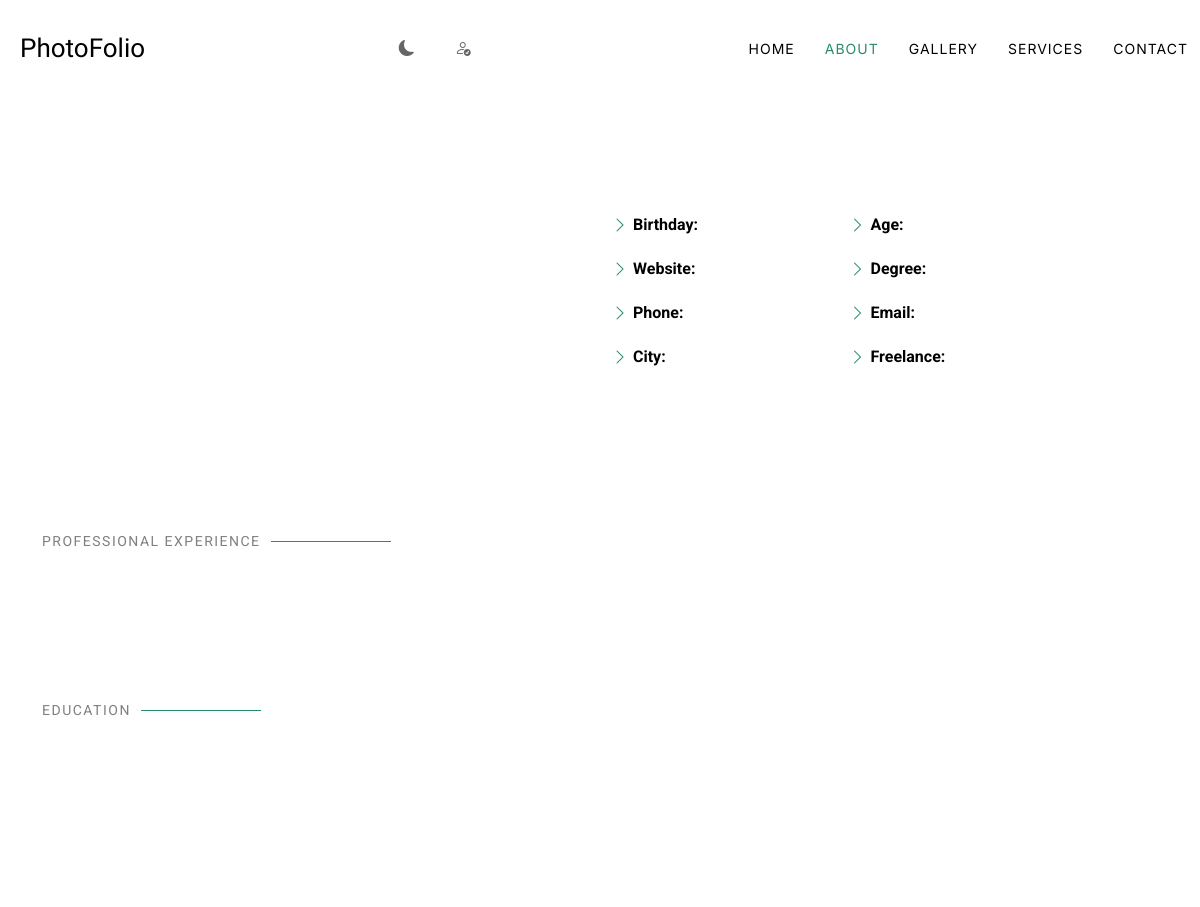
/about/, run on an earlier commit of the app's database.
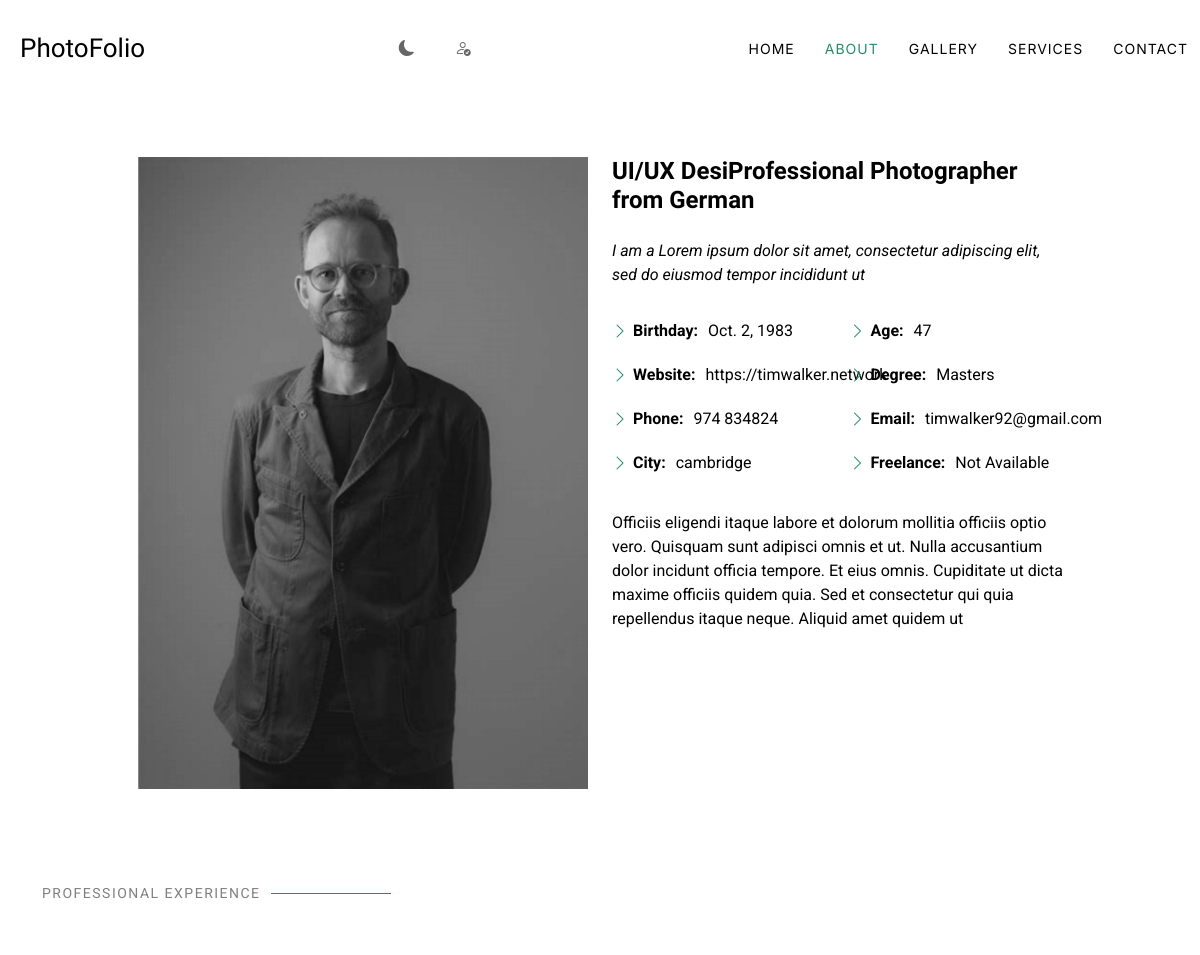
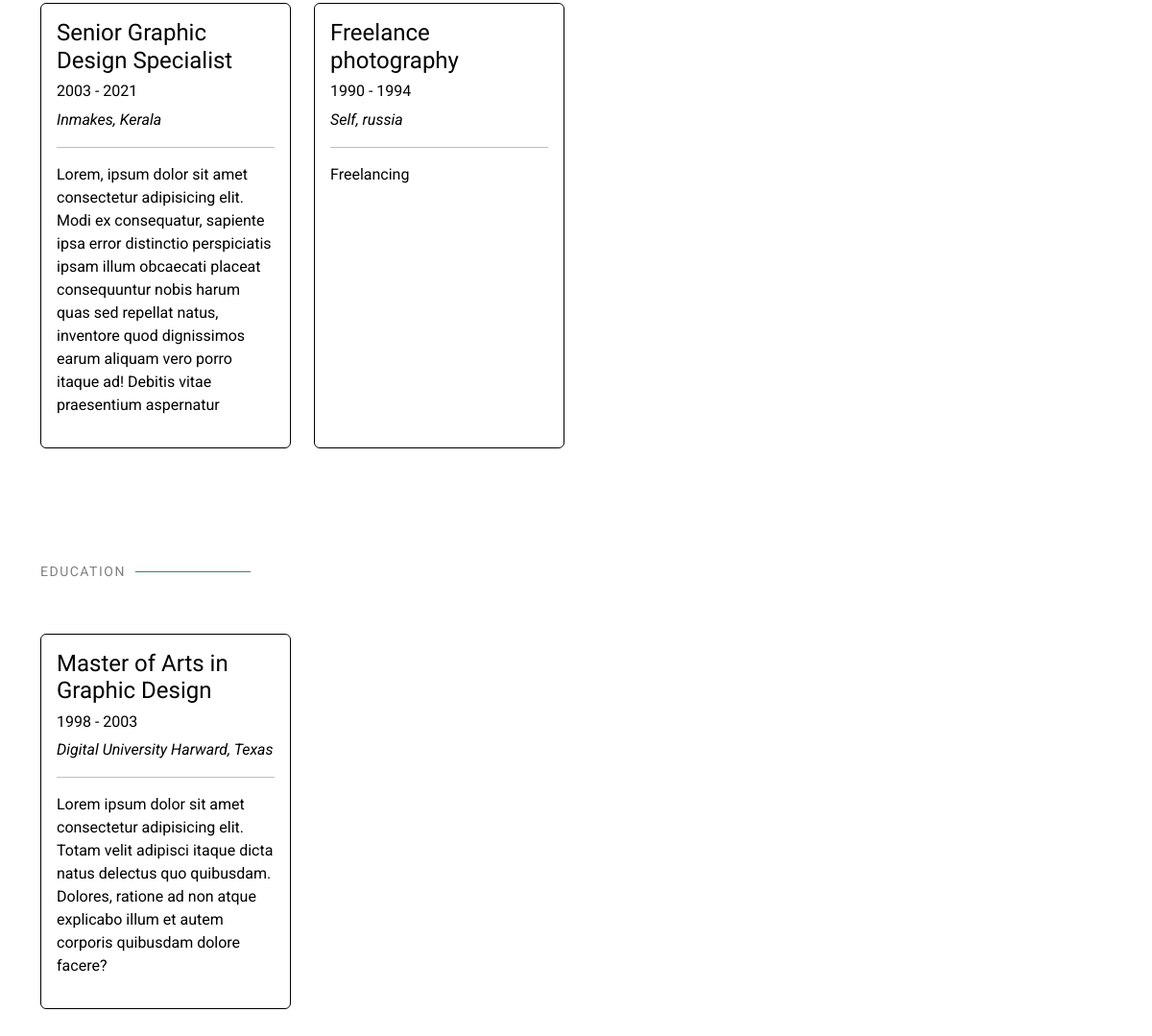
And on a later commit of the database (2 pictures, top to bottom).
### adminapp/models.py (models this page shows, shortened)
class UserDetails(models.Model):
        name = models.CharField(max_length=100)
        email = models.EmailField(max_length=100)
        phone = models.CharField(max_length=15)
        birthday = models.DateField()
        website = models.URLField()
        city = models.CharField(max_length=100)
        age = models.IntegerField()
        degree = models.CharField(max_length=100)
        freelance = models.CharField(max_length=20, choices=[('Available', 'Available'), ('Not Available', 'Not Available')])
        picture = models.ImageField(upload_to='profile_picture')
        heading1 = models.CharField(max_length=70)
        heading2 = models.CharField(max_length=150)
        description = models.CharField(max_length=500)

class ProfessionalExperience(models.Model):
    title = models.CharField(max_length=200)
    start_year = models.CharField(max_length=4)
    end_year = models.CharField(max_length=4)
    company = models.CharField(max_length=200)
    location = models.CharField(max_length=200)
    description = models.TextField()

class Education(models.Model):
    degree = models.CharField(max_length=200)
    start_year = models.CharField(max_length=4)
    end_year = models.CharField(max_length=4)
    institution = models.CharField(max_length=200)
    location = models.CharField(max_length=200)
    description = models.TextField()

### viewerapp/views.py (the view)
# urls.py: path('about/', views.about, name='about'),
def about(request):
    user_details = UserDetails.objects.first()
    experiences = ProfessionalExperience.objects.all()
    educations = Education.objects.all()
    return render(request, 'viewerapp/about.html', {'user_details': user_details,'experiences': experiences,'educations': educations})

### templates/viewerapp/about.html (shortened to what this page needs)
{% extends 'viewerapp/index.html' %}
{% load static %}
{% block content %}
    <section id="about" class="about section">
      <div class="container" data-aos="fade-up" data-aos-delay="100">
        <div class="row gy-4 justify-content-center">
          <div class="col-lg-5">
            {% if user_details.picture %}
            <img src="{{ user_details.picture.url }}" class="img-fluid" alt="">
            {% else %}
            <img src="{% static 'viewerapp/assets/img/about.jpg' %}" alt="">
            {% endif %}
          </div>
          <div class="col-lg-5 content">
            <h2 class="text-start">{{ user_details.heading1 }}</h2>
            <p class="fst-italic py-3 text-start">{{ user_details.heading2 }}</p>
            <div class="row">
                <div class="col-lg-6 text-start">
                    <ul>
                        <li><i class="bi bi-chevron-right"></i> <strong>Birthday:</strong> <span>{{ user_details.birthday }}</span></li>
                        <li><i class="bi bi-chevron-right"></i> <strong>Website:</strong> <span>{{ user_details.website }}</span></li>
                        <li><i class="bi bi-chevron-right"></i> <strong>Phone:</strong> <span>{{ user_details.phone }}</span></li>
                        <li><i class="bi bi-chevron-right"></i> <strong>City:</strong> <span>{{ user_details.city }}</span></li>
                    </ul>
                </div>
                <div class="col-lg-6 text-start">
                    <ul>
                        <li><i class="bi bi-chevron-right"></i> <strong>Age:</strong> <span>{{ user_details.age }}</span></li>
                        <li><i class="bi bi-chevron-right"></i> <strong>Degree:</strong> <span>{{ user_details.degree }}</span></li>
                        <li><i class="bi bi-chevron-right"></i> <strong>Email:</strong> <span>{{ user_details.email }}</span></li>
                        <li><i class="bi bi-chevron-right"></i> <strong>Freelance:</strong> <span>{{ user_details.freelance }}</span></li>
                    </ul>
                </div>
            </div>
            <p class="py-3 text-start">{{ user_details.description }}</p>
          </div>
        </div>
        <div class="row p-0">
          <div class="col-lg-5 p-0 m-0">
            <div class="container section-title  " style="margin-top: 100px; " >
              <h2>Professional Experience</h2>
            </div>
          </div>
        </div>
        <div class="row p-0">
              {% for experience in experiences  %}
              <div class="col-lg-3 col-md-6 mb-4">
              <div class="card h-100">
                <div class="card-body">
                    <h4 class="card-title">{{ experience.title }}</h4>
                    <h6>{{ experience.start_year }} - {{ experience.end_year }}</h6>
                    <p><em>{{ experience.company  }}, {{ experience.location }}</em></p>
                    <hr>
                    <p>{{ experience.description }}</p>
                </div>
            </div> </div>
        {% endfor %}
          </div>
        <div class="row p-0">
          <div class="col-lg-5 p-0 m-0">
            <div class="container section-title " style="margin-top: 100px; " >
              <h2>Education</h2>
            </div>
          </div>
        </div>
        <div class="row p-0">
            {% for education in educations %}
            <div class="col-lg-3 col-md-6 mb-4">
            <div class="card h-100">
              <div class="card-body">
                  <h4 class="card-title">{{ education.degree }}</h4>
                  <h6>{{ education.start_year }} - {{ education.end_year }}</h6>
                  <p><em>{{ education.institution }}, {{ education.location }}</em></p>
                  <hr>
                  <p>{{ education.description }}</p>
              </div>
          </div></div>
      {% endfor %}
        </div>
      </div>
      <div class="container ml-4 p-4 mt-4" data-aos="fade-up" data-aos-delay="100">
      </div>
    </section>
{% endblock %}

### templates/viewerapp/index.html (shortened to what this page needs)
{% load static %}
<!DOCTYPE html>
<html lang="en">
<head>
  <link href="{% static 'assets/vendor/bootstrap/css/bootstrap.min.css' %}" rel="stylesheet">
  <link href="{% static 'assets/vendor/bootstrap-icons/bootstrap-icons.css' %}" rel="stylesheet">
  <link href="{% static 'assets/vendor/aos/aos.css' %}" rel="stylesheet">
  <link href="{% static 'assets/vendor/glightbox/css/glightbox.min.css' %}" rel="stylesheet">
  <link href="{% static 'assets/vendor/swiper/swiper-bundle.min.css' %}" rel="stylesheet">
  <link rel="stylesheet" href="https://cdnjs.cloudflare.com/ajax/libs/font-awesome/6.5.2/css/all.min.css" />
  <link href="{% static 'assets/css/main.css' %}" rel="stylesheet">
</head>
<body class="index-page" onload="toggleTheme()">
  <header id="header" class="header d-flex align-items-center sticky-top">
    <div class="container-fluid position-relative d-flex align-items-center justify-content-between">
      <a href="index.html" class="logo d-flex align-items-center me-auto me-xl-0">
        <h1 class="sitename">PhotoFolio</h1>
      </a>
      <nav id="navmenu" class="navmenu">
        <ul>
          <li><a href="{% url 'index' %}" id="home">Home<br></a></li>
          <li><a href="{% url 'about' %}" id="about">About</a></li>
          <li><a href="{% url 'gallery' %}" id="gallery">Gallery</a></li>
          <li><a href="{% url 'services' %}" id="services">Services</a></li>
          <li><a href="{% url 'contact' %}" id="contact">Contact</a></li>
        </ul>
      </nav>
      <div class="header-social-links">
       <a  onclick="themetoggle()" data-toggle="tooltip" data-placement="top" title="Change Theme" > <i id="theme-icon" class="bi bi-brightness-alt-high-fill"></i></a>
        <a href="{% url 'login' %}" style="margin-left: 30px;" data-toggle="tooltip" data-placement="top" title="Admin Login" >  <i class="bi bi-person-check"></i> </a>
      </div>
    </div>
  </header>
  <main class="main">
    {% block content %}{% endblock %}
  </main>
</body>
</html>

### static/assets/css/main.css (style rules this page uses)
:root { --default-font: "Roboto", system-ui, -apple-system, "Segoe UI", Roboto, "Helvetica Neue", Arial, "Noto Sans", "Liberation Sans", sans-serif, "Apple Color Emoji", "Segoe UI Emoji", "Segoe UI Symbol", "Noto Color Emoji"; --heading-font: "Cardo", sans-serif; --nav-font: "Inter", sans-serif; }
:root { --nav-color: rgba(255, 255, 255, 0.5); --nav-hover-color: var(--accent-color); --nav-dropdown-background-color: #161718; --nav-dropdown-color: rgba(255, 255, 255, 0.5); --nav-dropdown-hover-color: #ffffff; }
:root { scroll-behavior: smooth; }
body { color: var(--default-color); background-color: var(--background-color); font-family: var(--default-font); }
a { color: var(--accent-color); text-decoration: none; transition: 0.3s; }
h1, h2, h3, h4, h5, h6 { color: var(--heading-color); font-family: var(--heading-font); }
.header { color: var(--default-color); background-color: var(--background-color); padding: 20px 0; transition: all 0.5s; z-index: 997; }
.header .logo { line-height: 1; }
.header .logo h1 { font-size: 32px; margin: 0; font-weight: 400; color: var(--heading-color); }
.header .header-social-links { padding-right: 15px; }
.header .header-social-links a { color: color-mix(in srgb, var(--default-color), transparent 40%); padding-left: 6px; display: inline-block; transition: 0.3s; font-size: 16px; }
.header .header-social-links a i { line-height: 0px; }
@media (max-width: 1200px) { .header .logo { order: 1; } }
@media (max-width: 1200px) { .header .logo h1 { font-size: 26px; } }
@media (max-width: 1200px) { .header .header-social-links { order: 2; } }
@media (max-width: 1200px) { .header .header-social-links a { font-size: 16px; } }
@media (max-width: 1200px) { .header .navmenu { order: 3; } }
@media (min-width: 1200px) { .navmenu { padding: 0; } }
@media (min-width: 1200px) { .navmenu ul { margin: 0; padding: 0; display: flex; list-style: none; align-items: center; } }
@media (min-width: 1200px) { .navmenu li { position: relative; } }
@media (min-width: 1200px) { .navmenu a, .navmenu a:focus { color: var(--default-color); padding: 18px 15px; font-size: 14px; font-family: var(--nav-font); font-weight: 400; display: flex; align-items: center; justify-content: space-between; white-space: nowrap; transition: 0.3s; text-transform: uppercase; letter-spacing: 1px; } }
@media (min-width: 1200px) { .navmenu li:last-child a { padding-right: 0; } }
@media (min-width: 1200px) { .navmenu li:hover>a, .navmenu .active, .navmenu .active:focus { color: var(--nav-hover-color); } }
section, .section { color: var(--default-color); background-color: var(--background-color); padding: 60px 0; scroll-margin-top: 100px; overflow: clip; }
.section-title { padding-bottom: 60px; position: relative; }
.section-title h2 { font-size: 14px; font-weight: 400; padding: 0; line-height: 1px; margin: 0; letter-spacing: 1.5px; text-transform: uppercase; color: color-mix(in srgb, var(--default-color), transparent 50%); position: relative; font-family: var(--default-font); }
.section-title h2::after { content: ""; width: 120px; height: 1px; display: inline-block; background: var(--accent-color); margin: 4px 10px; }
.about .content h2 { font-weight: 700; font-size: 24px; }
.about .content ul { list-style: none; padding: 0; }
.about .content ul li { margin-bottom: 20px; display: flex; align-items: center; }
.about .content ul strong { margin-right: 10px; }
.about .content ul i { font-size: 16px; margin-right: 5px; color: var(--accent-color); line-height: 0; }
.card { color: #288c6c; color: #01e4e4; }

### templates/viewerapp/about.html (style rules this page uses)
.card { background-color: var(--background-color); color: var(--heading-color); border-color: var(--heading-color); }

What changed in the data, as far as the page shows it:
added UserDetails: picture (picture), heading1 "UI/UX DesiProfessional Photographer from German", heading2 "I am a Lorem ipsum dolor sit amet, consectetur adipiscing elit, sed do eiusmod tempor incididunt ut", birthday "Oct. 2, 1983", website "https://timwalker.network", phone "974 834824", city "cambridge", age "47", degree "Masters", email "timwalker92@gmail.com", freelance "Not Available", description "Officiis eligendi itaque labore et dolorum mollitia officiis optio vero. Quisquam sunt adipisci omnis et ut. Nulla accusantium dolor incidunt officia tempore. Et eius omnis. Cupiditate ut dicta maxime officiis quidem quia. Sed et consectetur qui quia repellendus itaque neque. Aliquid amet quidem ut"
added ProfessionalExperience: title "Senior Graphic Design Specialist", start_year "2003", end_year "2021", company "Inmakes", location "Kerala", description "Lorem, ipsum dolor sit amet consectetur adipisicing elit. Modi ex consequatur, sapiente ipsa error distinctio perspiciatis ipsam illum obcaecati placeat consequuntur nobis harum quas sed repellat natus, inventore quod dignissimos earum aliquam vero porro itaque ad! Debitis vitae praesentium aspernatur"
added ProfessionalExperience: title "Freelance photography", start_year "1990", end_year "1994", company "Self", location "russia", description "Freelancing"
added Education: degree "Master of Arts in Graphic Design", start_year "1998", end_year "2003", institution "Digital University Harward", location "Texas", description "Lorem ipsum dolor sit amet consectetur adipisicing elit. Totam velit adipisci itaque dicta natus delectus quo quibusdam. Dolores, ratione ad non atque explicabo illum et autem corporis quibusdam dolore facere?"
